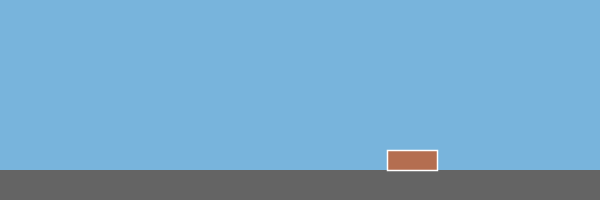
Frame 1 (no input)
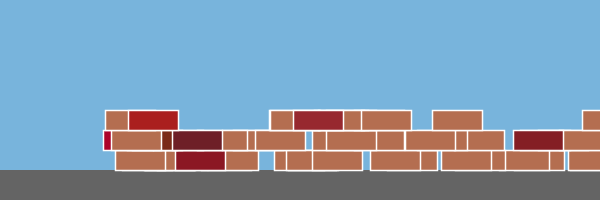
Frame 60 (the mouse pressed at the canvas centre just before this capture)
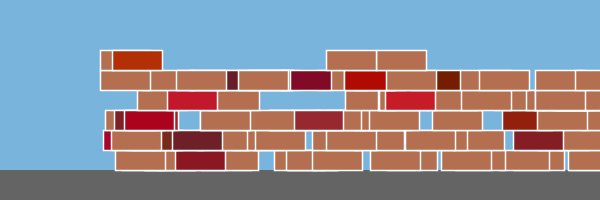
Frame 120 (the mouse held since frame 60 and released just before this capture)

The Processing sketch that drew these frames (run headless with seeded random() and noise(); from frame 60 on, the mouse is pressed at the canvas centre):

// Processing sketch: processing_36512
// ── processing_36512.pde

//random bricklaying pattern.  vertical spacing and brick size is constant, but horizontal size and spacing is random.
//also, a random amount of different colored bricks are randomly placed and randomly colored (within stated color range).

void setup() {
  size(600, 200);
  background(120, 180, 220);
  smooth();
  fill(100);
  noStroke();
  rect(0,height-30 ,width,30);
}

int num = 0;  //variable controlling number of bricks per row
float rndSpace; //brick spacing
int row = width; 
int brickWidth = 50;
int brickHeight = 20;



void draw() {
  rndSpace = random(width); //random spacing between bricks
  stroke(255);
  strokeWeight(1.5);


  if ( rndSpace >= row) { //stop laying bricks when wider than layout 
    if (random(10) >8) { // 20% chance that brick will be diff color
      fill(random(100, 200), random(0, 50), random(0, 50)); //random shade of darker red brick
    }
    else {  //if not a random color, then brick will be this color
      fill(180, 110, 80);
    }
    if ((num >= 0) && (num <20)) { //add 1 row of bricks randomly spaced until "num" gets to 19
      rect(rndSpace, height - 50, brickWidth, brickHeight);
      num++;
    }
    if ((num >=20 && num <40)) { // start another row randomly spaced when "num" reaches 20 until it reaches 39
      rect(rndSpace, height-(50+brickHeight), brickWidth, brickHeight);
      num++;
    }
    if ((num >=40 && num <60)) { // start another row when "num" reaches 40
      rect(rndSpace, height-(50+brickHeight*2), brickWidth, brickHeight);
      num++;
    }
    if ((num >=60 && num <80)) { // start another row when "num" reaches 60
      rect(rndSpace, height-(50+brickHeight*3), brickWidth, brickHeight);
      num++;
    }
    if ((num >=80 && num <100)) { //start another row when "num" reaches 80
      rect(rndSpace, height-(50+brickHeight*4), brickWidth, brickHeight);
      num++;
    }
    if ((num >=100 && num <120)) {  //start another row when "num" reaches 100
      rect(rndSpace, height-(50+brickHeight*5), brickWidth, brickHeight);
      num++;
    }
    if ((num >=120 && num <140)) {
      rect(rndSpace, height-(50+brickHeight*6), brickWidth, brickHeight);
      num++;
    }
    if ((num >=140 && num <160)) {  //start another row when "num" reaches 120
      rect(rndSpace, height-(50+brickHeight*7), brickWidth, brickHeight);
      num++;
    }
  }
}
